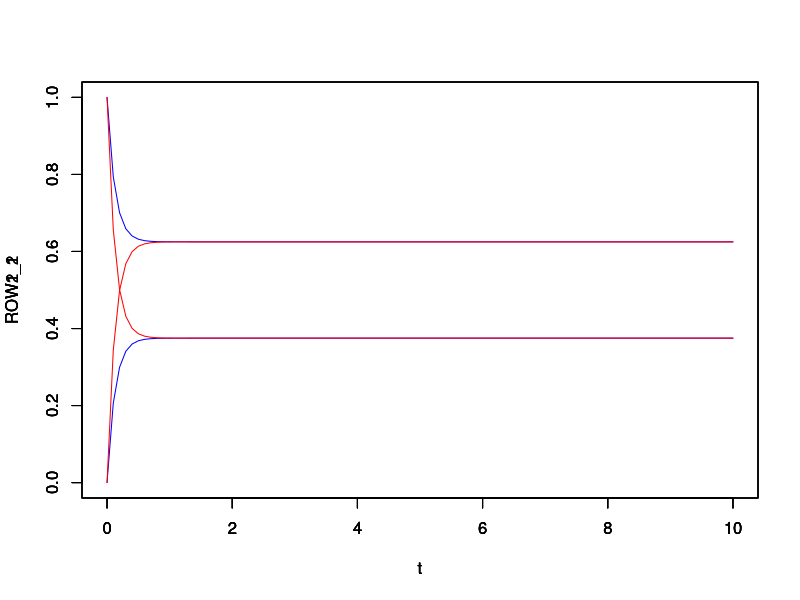

R code for this plot:
library(expm)
Q <- matrix(c(-3,3,5,-5),nrow=2,ncol=2,byrow=TRUE)
index <- c(1)
ROW1_1 <-  matrix(c(0:100),nrow=1,ncol=101,byrow=TRUE)
ROW1_2 <-  matrix(c(0:100),nrow=1,ncol=101,byrow=TRUE)
ROW2_1 <-  matrix(c(0:100),nrow=1,ncol=101,byrow=TRUE)
ROW2_2 <-  matrix(c(0:100),nrow=1,ncol=101,byrow=TRUE)
for (t in seq(0,10,by=0.1))
{
  P = expm(Q*t);
  ROW1_1[index] = P[c(1),c(1)];
  ROW1_2[index] = P[c(1),c(2)];
  ROW2_1[index] = P[c(2),c(1)];
  ROW2_2[index] = P[c(2),c(2)];
  index = index +1;
}
t <- seq(0,10,by=0.1)
plot(t,ROW1_1,type="l",xlim=c(0.0,10),ylim=c(0.0,1),col="blue")
par(new=T)
plot(t,ROW1_2,type="l",xlim=c(0.0,10),ylim=c(0.0,1),col="blue")
par(new=T)
plot(t,ROW2_1,type="l",xlim=c(0.0,10),ylim=c(0.0,1),col="red")
par(new=T)
plot(t,ROW2_2,type="l",xlim=c(0.0,10),ylim=c(0.0,1),col="red")
par(new=F)
